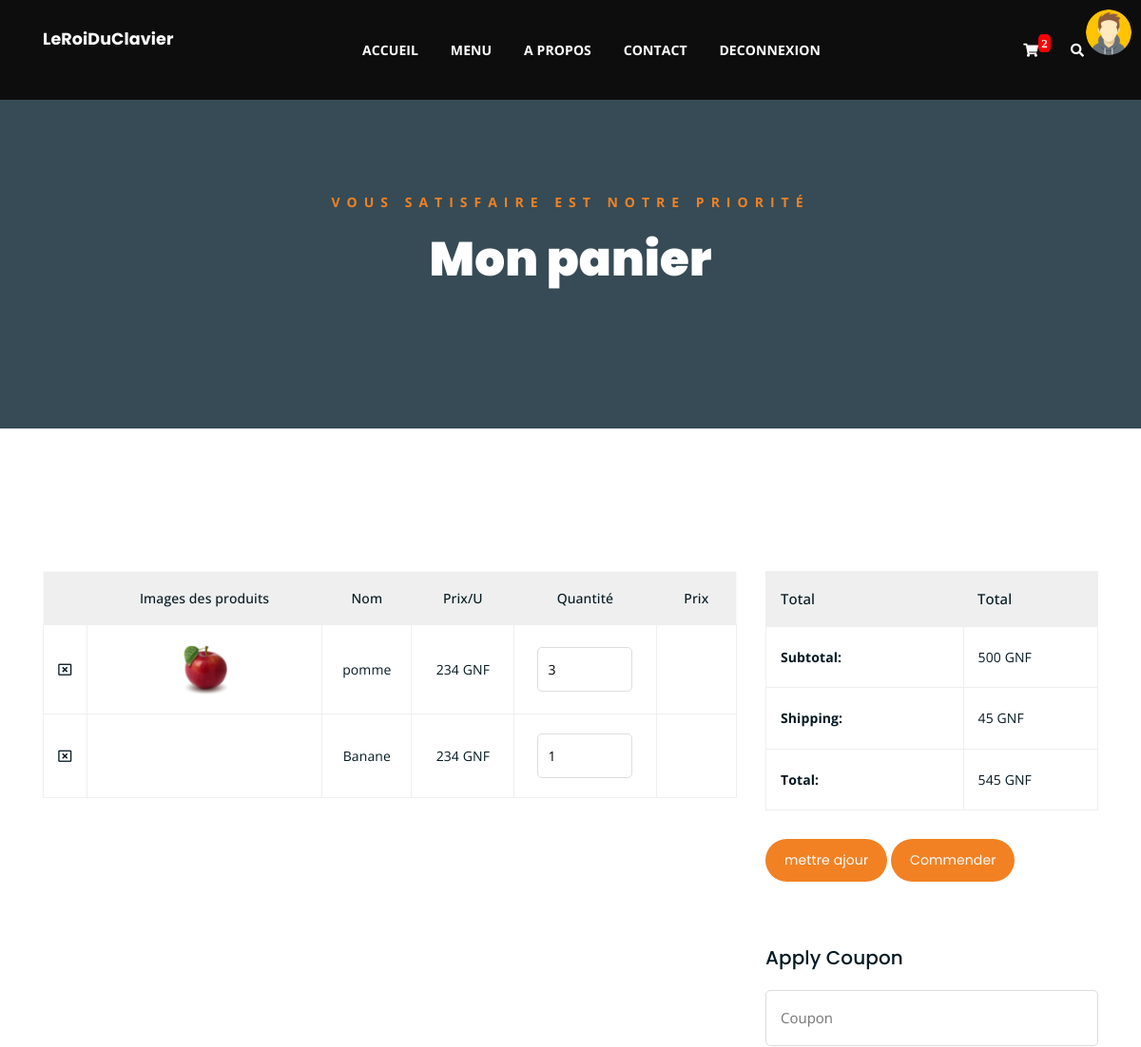
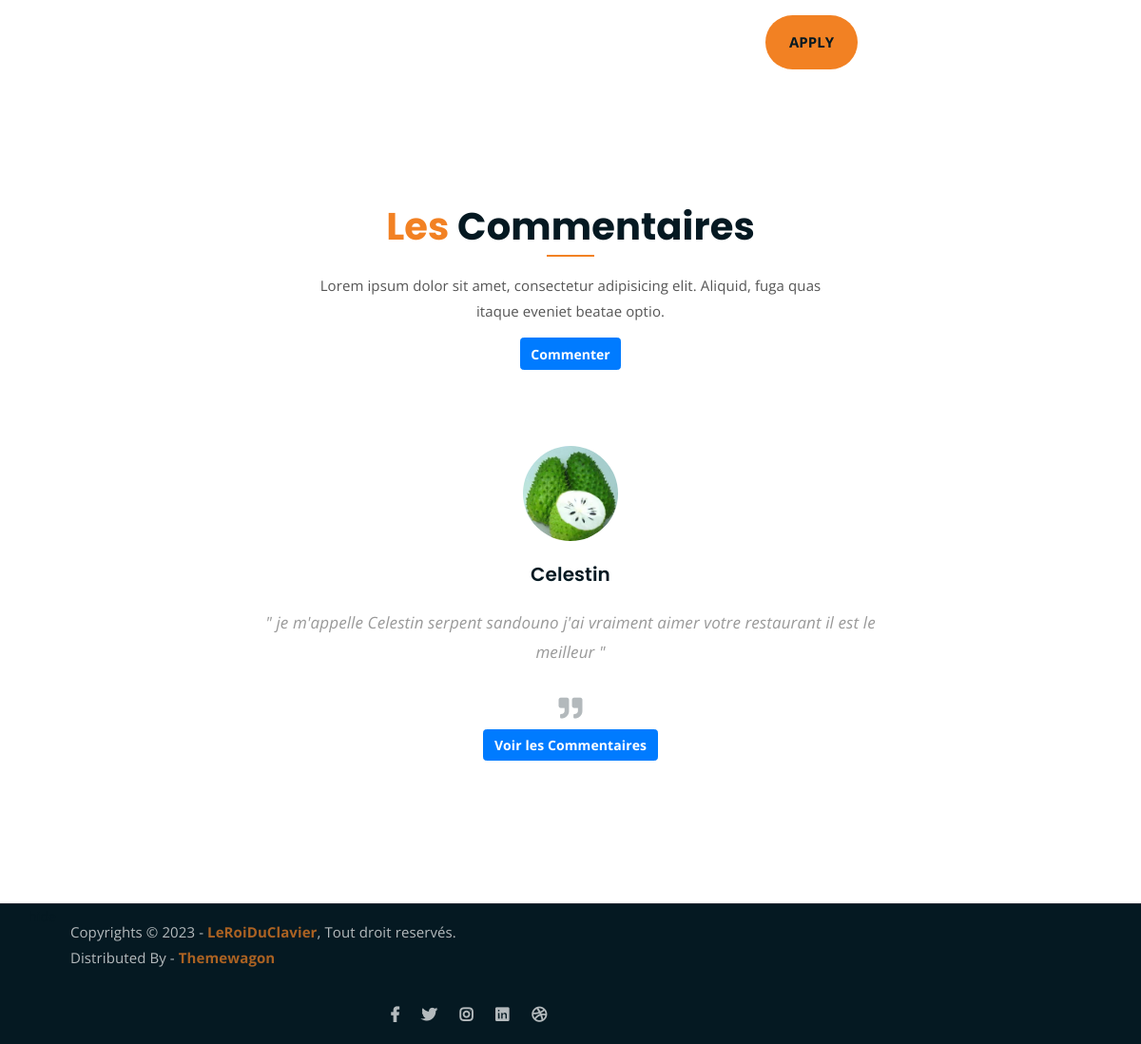
Screenshot of /cart/ (signed in) with the database file from the repository (2 pictures, top to bottom).
### gestion_compte/models.py (models this page shows)
class utilisateurs(AbstractUser):
    phone = models.CharField(max_length=13,unique=True,null=True,blank=True)
    profile=models.ImageField(upload_to='profile/',null=True,blank=True)

### gestion_produit/models.py (models this page shows, shortened)
class Order(models.Model):
    user = models.ForeignKey(AUTH_USER_MODEL,on_delete=models.CASCADE)
    product = models.ForeignKey(Produits, on_delete=models.CASCADE)
    qte = models.IntegerField(default=1)
    commander = models.BooleanField(default=False)

class Produits(models.Model):
    nom = models.CharField(max_length=50)
    description = models.TextField()
    prix = models.PositiveIntegerField()
    image = models.ImageField(upload_to='%Y/%m/%d',blank=True,null=True)
    date = models.DateField(auto_now=True)
    categorie = models.ForeignKey(Categorie, on_delete=models.CASCADE)
    class Meta:
        verbose_name=("Produits")
        verbose_name_plural=("Produits")

class Commentaires(models.Model):
    message = models.TextField(null=True)
    date = models.DateField(auto_now_add=True)
    userP = models.ForeignKey(AUTH_USER_MODEL,on_delete=models.CASCADE)
    class Meta:
        verbose_name = ('Commentaire')
        verbose_name_plural = ('commenamentaire')

### gestion_produit/views.py (the view)
def cart(request):
    cart = get_object_or_404(Card, user=request.user)
    context={"orders":cart.orders.all()}# tout les elements de notre panier
    return render(request, 'gestion_produit/cart.html',context)

### gestion_produit/context_proccessor.py (called while the page is built)
def cart(request):
    if request.user.is_authenticated:
        cart = Card.objects.get(user = request.user)
        nb = cart.orders.count()
    else:
        nb =0
    context={"nb":nb}# tout les elements de notre panier
    return context

def commentaire(request):
    if request.method == 'POST':
        msg = request.POST.get('message')
        com = Commentaires.objects.create(
            message=msg,
            userP=request.user)
        com.save()
    comment = Commentaires.objects.all()
    context = {'comment':comment}
    return context

### gestion_produit/templates/gestion_produit/cart.html
{% load static %}
{% block header %}
	{% include "header.html" %}
{% endblock %}
<div class="breadcrumb-section breadcrumb-bg">
	<div class="container">
		<div class="row">
			<div class="col-lg-8 offset-lg-2 text-center">
				<div class="breadcrumb-text">
					<p>Vous satisfaire est notre priorité</p>
					<h1>Mon panier</h1>
				</div>
			</div>
		</div>
	</div>
</div>
<div class="cart-section mt-150 mb-150">
	<div class="container">
		<div class="row">
			<div class="col-lg-8 col-md-12">
				<div class="cart-table-wrap">
					<table class="cart-table">
						<thead class="cart-table-head">
							<tr class="table-head-row">
								<th class="product-remove"></th>
								<th class="product-image">Images des produits</th>
								<th class="product-name">Nom</th>
								<th class="product-price">Prix/U</th>
								<th class="product-quantity">Quantité</th>
								<th class="product-total">Prix</th>
							</tr>
						</thead>
						<tbody>
							{% for order in orders %}
							<tr class="table-body-row">
								<td class="product-remove"><a href="{% url 'del_prod_card' order.id %}"><i class="far fa-window-close"></i></a></td>
								<td class="product-image"><img src="{{ order.product.image.url }}" alt=""></td>
								<td class="product-name">{{ order.product.nom }}</td>
								<td class="product-price">{{ order.product.prix }} GNF</td>
								<td class="product-quantity"><input type="number" value="{{ order.qte }}"   placeholder=""></td>
								<td class="product-total">{{ total }}</td>
							</tr>
							{% endfor %}
						</tbody>
					</table>
				</div>
			</div>
			<div class="col-lg-4">
				<div class="total-section">
					<table class="total-table">
						<thead class="total-table-head">
							<tr class="table-total-row">
								<th>Total</th>
								<th>Total</th>
							</tr>
						</thead>
						<tbody>
							<tr class="total-data">
								<td><strong>Subtotal: </strong></td>
								<td>500 GNF</td>
							</tr>
							<tr class="total-data">
								<td><strong>Shipping: </strong></td>
								<td>45 GNF</td>
							</tr>
							<tr class="total-data">
								<td><strong>Total: </strong></td>
								<td>545 GNF</td>
							</tr>
						</tbody>
					</table>
					<div class="cart-buttons">
						<a href="cart.html" class="boxed-btn">mettre ajour</a>
						<a href="checkout.html" class="boxed-btn black">Commender</a>
					</div>
				</div>
				<div class="coupon-section">
					<h3>Apply Coupon</h3>
					<div class="coupon-form-wrap">
						<form action="index.html">
							<p><input type="text" placeholder="Coupon"></p>
							<p><input type="submit" value="Apply"></p>
						</form>
					</div>
				</div>
			</div>
		</div>
	</div>
</div>
{% block footer %}
	{% include "footer.html" %}
{% endblock %}

### templates/header.html (shortened to what this page needs)
{% load static %}
{% block header %}
<!DOCTYPE html>
<html lang="en">
	<head>
		<link rel="stylesheet" href="{% static 'gestion_produit/assets/css/all.min.css' %} ">
		<link rel="stylesheet" href=" {% static 'gestion_produit/assets/bootstrap/css/bootstrap.min.css' %} ">
		<link rel="stylesheet" href=" {% static 'gestion_produit/assets/css/owl.carousel.css' %} ">
		<link rel="stylesheet" href=" {% static 'gestion_produit/assets/css/magnific-popup.css' %} ">
		<link rel="stylesheet" href="{% static 'gestion_produit/assets/css/animate.css' %}">
		<link rel="stylesheet" href="{% static 'gestion_produit/assets/css/meanmenu.min.css' %}">
		<link rel="stylesheet" href="{% static 'gestion_produit/assets/css/main.css' %}">
		<link rel="stylesheet" href="{% static 'gestion_produit/assets/css/responsive.css' %}">
	</head>
<body>
	<div class="top-header-area" id="sticker" style="background-color: rgb(14, 13, 13);">
		{% if user.is_authenticated %}
			{% if user.profile %}
			<img src="{{ user.profile.url }}" alt="" style="width: 4%;float: right;border-radius: 50%;margin: 10px;position: absolute;right: 0;top: 0;">
			{% else %}
		<img src="media/img/avatar.jpg" alt="" style="width: 4%;float: right;border-radius: 50%;margin: 10px;position: absolute;right: 0;top: 0;">
			{% endif %}
		{% endif %}
		<div class="container">
			<div class="row">
				<div class="col-lg-12 col-sm-12 text-center">
					<div class="main-menu-wrap">
						<div class="site-logo">
							{% if user.is_authenticated %}
							<a href="{% url 'list_menu'%}">
								<h5 style="color: white;">{{ user.username }}</h5>
							</a>
							{% endif %}
						</div>
						<nav class="main-menu">
							<ul>
								<li class="active "><a href="{% url 'list_menu' %}" >ACCUEIL</a>
								</li>
								<li class=""><a href="{% url 'all_products' %}">MENU</a>
								</li>
								<li class=""><a href="{% url 'apropos' %}">A PROPOS</a>
								</li>
								<li class=""><a href="{% url 'contact' %}">CONTACT</a></li>
								{% if not user.is_authenticated %}
								<li class=" "><a href="#">CONNEXION</a>
									<ul class="sub-menu">
										<li><a href="{% url 'login' %}">Se connecter</a>
											<li><a href="{% url 'singup' %}">S'inscrire</a></li>
									</ul>
								</li>
								{% else %}
								<li class=" "><a href="{% url 'logout' %}">DECONNEXION</a></li>
								{% endif %}
								<li>
									<div class="header-icons">
										{% if user.is_authenticated %}
										<a class="shopping-cart" href="{% url 'cart' %}"><i class="fas fa-shopping-cart"  style="position: relative;"> {% if user.is_authenticated %}<span style="position: absolute;background-color: red;border-radius: 30%;padding: 3px;font-size: 13px;top: -10px;font-weight: bold;">{{ nb }}</span>{% endif %}</i></a>
										{% endif %}
										<a class="mobile-hide search-bar-icon" href="#"><i class="fas fa-search"></i></a>
									</div>
								</li>
							</ul>
						</nav>
					</div>
				</div>
			</div>
		</div>
	</div>
	{% endblock %}

### templates/footer.html (shortened to what this page needs)
{% load static %}
{% block footer %}
<div class="testimonail-section mt-150 mb-150">
	<div class="container">
		<div class="row">
			<div class="col-lg-8 offset-lg-2 text-center">
				<div class="section-title">
					<h3><span class="orange-text">Les</span> Commentaires</h3>
					<p>Lorem ipsum dolor sit amet, consectetur adipisicing elit. Aliquid, fuga quas itaque eveniet beatae optio.</p>
					<div style="display: flex; justify-content: center;">
						<button type="text" style="display: block;" class="btn btn-primary font-weight-bold mt-3" id="commenter">Commenter</button>
					</div>
				</div>
			</div>
		</div>
		<div class="row">
			<div class="col-lg-10 offset-lg-1 text-center">
				<div class="testimonial-sliders">
					{% for commentaire in comment %}
					<div class="single-testimonial-slider">
						<div class="client-avater">
							{% if commentaire.userP.profile %}
							<img src="{{ commentaire.userP.profile.url }}" alt="">
							{% else %}
							<img src="media/img/avatar.jpg" alt="">
							{% endif %}
						</div>
						<div class="client-meta">
							<h3>{{ commentaire.userP.username }}</h3>
							<p class="testimonial-body">
								" {{ commentaire.message }} "
							</p>
							<div class="last-icon">
								<i class="fas fa-quote-right"></i>
							</div>
						</div>
					</div>
					{% endfor %}
				</div>
			</div>
		</div>
		<p style="display: flex; justify-content: center;">
			<a href="" class="btn btn-primary" style="font-weight: bold;">Voir les Commentaires</a>
		</p>
	</div>
</div>
	<div class="copyright">
		<div class="container">
			<div class="row">hide
				<div class="col-lg-6 col-md-12">
					<p>Copyrights &copy; 2023 - <a href="https://imransdesign.com/">LeRoiDuClavier</a>,  Tout droit reservés.<br>
						Distributed By - <a href="https://themewagon.com/">Themewagon</a>
					</p>
				</div>
				<div class="col-lg-6 text-right col-md-12">
					<div class="social-icons">
						<ul>
							<li><a href="#" target="_blank"><i class="fab fa-facebook-f"></i></a></li>
							<li><a href="#" target="_blank"><i class="fab fa-twitter"></i></a></li>
							<li><a href="#" target="_blank"><i class="fab fa-instagram"></i></a></li>
							<li><a href="#" target="_blank"><i class="fab fa-linkedin"></i></a></li>
							<li><a href="#" target="_blank"><i class="fab fa-dribbble"></i></a></li>
						</ul>
					</div>
				</div>
			</div>
		</div>
	</div>
</body>
</html>
{% endblock  %}

### gestion_produit/static/gestion_produit/assets/css/responsive.css (style rules this page uses)
@media only screen and (min-width: 992px) and (max-width: 1200px) { .cart-buttons a:first-child { margin-right: 0; margin-bottom: 15px; } }

### rows the page displays
utilisateurs: username "LeRoiDuClavier"
Order: product.image (picture), product.nom "pomme", product.prix "234", qte "3"
Order: product.nom "Banane", product.prix "234", qte "1"
Commentaires: userP.profile (picture), userP.username "Celestin", message "je m'appelle Celestin serpent sandouno j'ai vraiment aimer votre restaurant il est le meilleur"

### other values shown
{{ nb }} "2"
